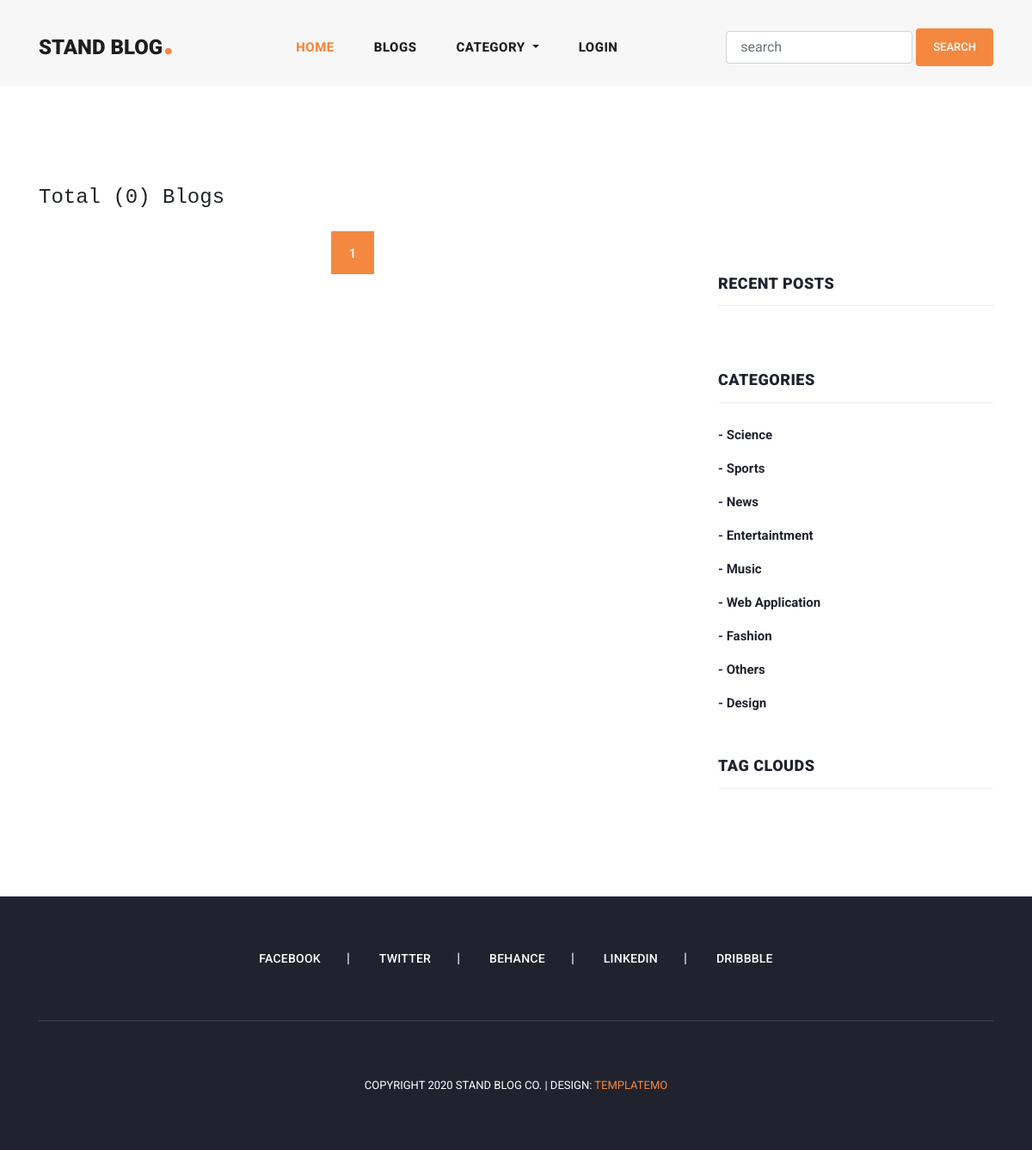
The app's page /blogs/ with its own data.
### blog/models.py (models this page shows, shortened)
class Category(models.Model):
    title = models.CharField(max_length=150, unique=True)
    slug = models.SlugField(null=True, blank=True)
    created = models.DateField(auto_now_add=True)

### blog/views.py (the view)
# urls.py: path('blogs/',blogs,name='blogs'),
def blogs(request):
    queryset = Blog.objects.order_by('-created')
    tags = Tag.objects.order_by('-created')
    page = request.GET.get('page',1)
    paginator = Paginator(queryset,2)
    try:
        blogs = paginator.page(page)
    except EmptyPage:
        blogs = paginator.page(1)
    except PageNotAnInteger:
        blogs = paginator.page(1)
        return redirect('blogs')
    context = {"blogs": blogs,"tags": tags, "paginator": paginator}
    return render(request, 'blogs.html',context)

### blog/context_processors.py (called while the page is built)
def get_all_categories(request):
    categories = Category.objects.all()
    context = {
        "categories": categories
    }
    return context

### user/context_processors.py (called while the page is built)
def user_notification(request):
    context = {}
    if request.user.is_authenticated:
        notifications = Notification.objects.filter(user=request.user).order_by('created')
        unseen = notifications.exclude(is_seen = True)
        context['notifications'] = notifications
        context['unseen'] = unseen.count()
    return context

### templates/blogs.html (shortened to what this page needs)
{% extends 'main.html' %}
{% load static %}
{% block content %}
    <section class="blog-posts grid-system">
      <div class="container">
        <div class="row">
          <div class="col-md-8 py-3 mb-2">
            <h4 class="text-monospace">Total ({{paginator.object_list.count}}) Blogs</h4>
          </div>
          <div class="col-lg-8">
            <div class="all-blog-posts">
              <div class="row">
                <div class="col-lg-12">
                  {% include 'pagination.html' %}
                </div>
              </div>
            </div>
          </div>
          {% include 'sidebar.html' %}
        </div>
      </div>
    </section>
{% endblock content %}

### templates/sidebar.html (shortened to what this page needs)
<div class="col-lg-4">
    <div class="sidebar">
      <div class="row">
        <div class="col-lg-12">
          <div class="sidebar-item recent-posts">
            <div class="sidebar-heading">
              <h2>Recent Posts</h2>
            </div>
          </div>
        </div>
        <div class="col-lg-12">
          <div class="sidebar-item categories">
            <div class="sidebar-heading">
              <h2>Categories</h2>
            </div>
            <div class="content">
              <ul>
                {% for category in categories %}
                <li><a href="{% url  'category_blogs' category.slug %}">- {{category.title}}</a></li>
                {% endfor %}
              </ul>
            </div>
          </div>
        </div>
        <div class="col-lg-12">
          <div class="sidebar-item tags">
            <div class="sidebar-heading">
              <h2>Tag Clouds</h2>
            </div>
          </div>
        </div>
      </div>
    </div>
  </div>

### static/css/templatemo-stand-blog.css (style rules this page uses)
body { font-family: 'Roboto', sans-serif; overflow-x: hidden; text-rendering: optimizeLegibility; -webkit-font-smoothing: antialiased; -moz-osx-font-smoothing: grayscale; }
a { text-decoration: none!important; }
ul { padding: 0; margin: 0; list-style: none; }
h1,h2,h3,h4,h5,h6 { margin: 0px; }
.blog-posts { margin-top: 100px; }
.blog-posts .sidebar-heading h2 { font-size: 18px; text-transform: uppercase; font-weight: 900; letter-spacing: 0.5px; color: #20232e; border-bottom: 1px solid #eee; padding-bottom: 15px; margin-bottom: 25px; }
.sidebar { margin-left: 30px; }
.sidebar .sidebar-item { margin-top: 50px; }
.sidebar .sidebar-heading h2 { font-size: 18px; text-transform: uppercase; font-weight: 900; letter-spacing: 0.5px; color: #20232e; border-bottom: 1px solid #eee; padding-bottom: 15px; margin-bottom: 25px; }
.sidebar .categories ul li { margin-bottom: 15px; }
.sidebar .categories ul li:last-child { margin-bottom: 0px; }
.sidebar .categories ul li a { font-size: 15px; font-weight: 700; color: #20232e; transition: all .3s; }

### records on screen
Category: title "Science"
Category: title "Sports"
Category: title "News"
Category: title "Entertaintment"
Category: title "Music"
Category: title "Web Application"
Category: title "Fashion"
Category: title "Others"
Category: title "Design"

### other values on screen
{{ paginator.object_list.count }} "0"
{{ page }} "1"
